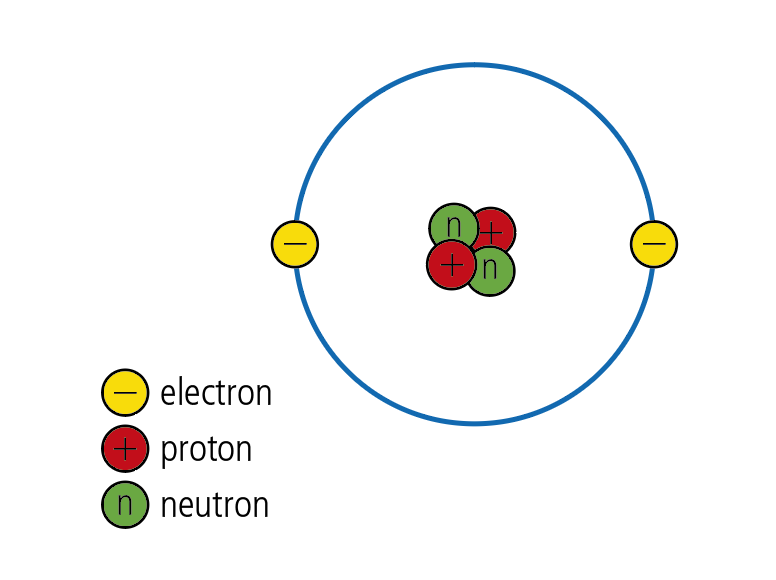
#> input picture img.png, 776 x 580 px
$ python ocv_img_stacking.py
#> lines starting #> are read from the running program, lines starting #| are printed output that depends on the picture
import cv2
import numpy as np

img=cv2.imread("img.png")
#> img is the input picture: shape (580, 776, 3); mean B, G, R 244.9, 246.7, 247
img=cv2.resize(img,(200,200))
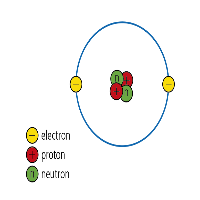
#> img: shape (200, 200, 3); mean B, G, R 244.9, 246.7, 247
imgHor=np.hstack((img,img))
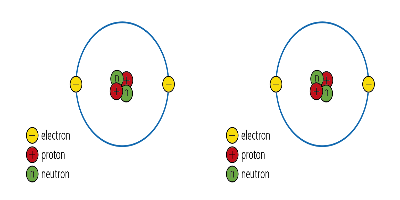
#> imgHor: shape (200, 400, 3); mean B, G, R 244.9, 246.7, 247
imgVer=np.vstack((img,img))
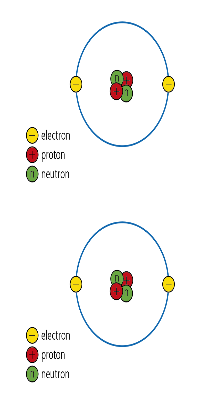
#> imgVer: shape (400, 200, 3); mean B, G, R 244.9, 246.7, 247
cv2.imshow("Horizontal",imgHor)
cv2.imshow("Vertical",imgVer)
cv2.waitKey(0)
